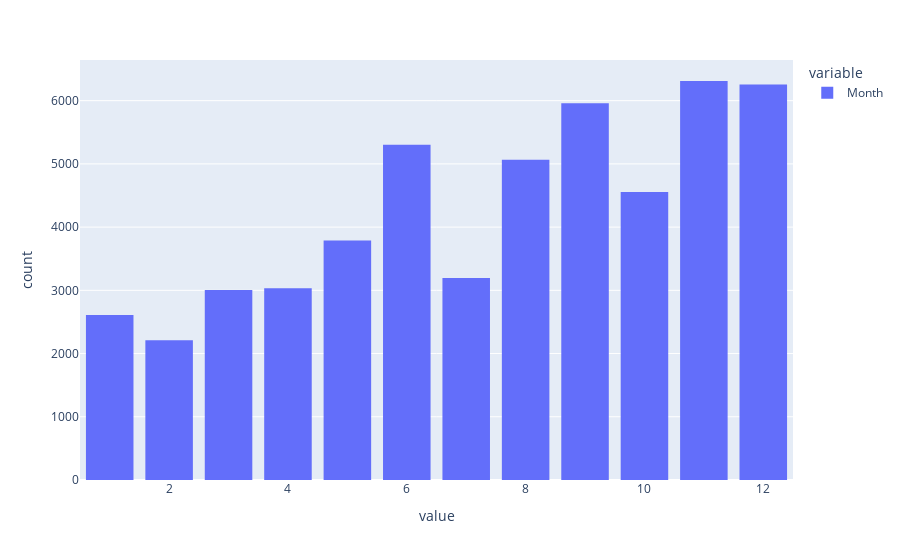

The code cell stored with this chart in its notebook:
### Code cell
fig = px.histogram(orders.Month)
fig.update_layout(bargap=0.2)
fig.show()

### Figure 1 — Plotly figure (JSON) as saved in the notebook; plotly's stock layout.template omitted (floating-point values rounded to 4 significant figures; data arrays with more than 128 entries replaced by an {"elided": "..."} marker saying what was removed)
{"data": [{"alignmentgroup": "True", "bingroup": "x", "hovertemplate": "variable=Month<br>value=%{x}<br>count=%{y}<extra></extra>", "legendgroup": "Month", "marker": {"color": "#636efa", "pattern": {"shape": ""}}, "name": "Month", "offsetgroup": "Month", "orientation": "v", "showlegend": true, "type": "histogram", "x": {"elided": "51290 int values"}, "xaxis": "x", "yaxis": "y"}], "layout": {"bargap": 0.2, "barmode": "relative", "legend": {"title": {"text": "variable"}, "tracegroupgap": 0}, "margin": {"t": 60}, "xaxis": {"anchor": "y", "domain": [0, 1], "title": {"text": "value"}}, "yaxis": {"anchor": "x", "domain": [0, 1], "title": {"text": "count"}}}}
